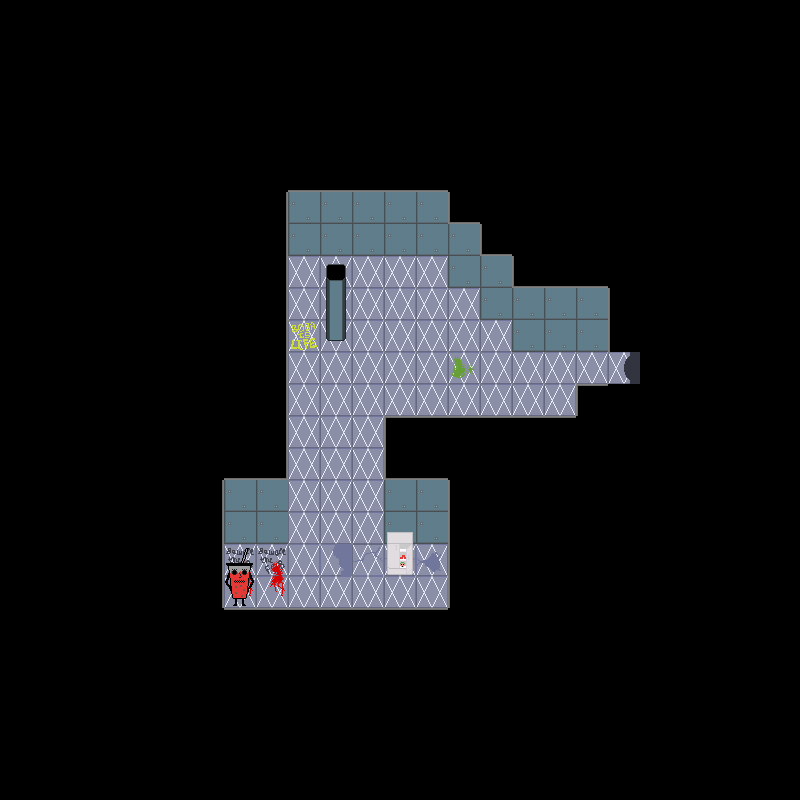

A 2D game scene composited from a Tiled map and its tileset images. What follows is a short description and the map's XML, with every tile layer's data as written:
An orthogonal 25x25 tile map with 32x32 px tiles, 5 tile layers (backgroundLayer, wallLayer, objectLayer, objectAboveLayer, ...), 2 tilesets and 1 object.

<map version="1.2" tiledversion="1.2.3" orientation="orthogonal" renderorder="right-down" width="25" height="25" tilewidth="32" tileheight="32" infinite="0" nextlayerid="7" nextobjectid="2">
 <tileset firstgid="1" name="f2tiles" tilewidth="32" tileheight="32" tilecount="56" columns="8">
  <image source="../../assets/Floor 2/f2spritesheet.png" width="256" height="224" />
 </tileset>
 <tileset firstgid="57" name="f2objs" tilewidth="32" tileheight="32" tilecount="16" columns="4">
  <image source="../../assets/Floor 2/objspritesheet.png" width="128" height="128" />
 </tileset>
 <layer id="1" name="backgroundLayer" width="25" height="25">
  <data encoding="csv">
1,1,1,1,1,1,1,1,1,1,1,1,1,1,1,1,1,1,1,1,1,1,1,1,1,
1,1,1,1,1,1,1,1,1,1,1,1,1,1,1,1,1,1,1,1,1,1,1,1,1,
1,1,1,1,1,1,1,1,1,1,1,1,1,1,1,1,1,1,1,1,1,1,1,1,1,
1,1,1,1,1,1,1,1,1,1,1,1,1,1,1,1,1,1,1,1,1,1,1,1,1,
1,1,1,1,1,1,1,1,1,1,1,1,1,1,1,1,1,1,1,1,1,1,1,1,1,
1,1,1,1,1,1,1,1,1,1,1,1,1,1,1,1,1,1,1,1,1,1,1,1,1,
1,1,1,1,1,1,1,1,1,1,1,1,1,1,1,1,1,1,1,1,1,1,1,1,1,
1,1,1,1,1,1,1,1,1,1,1,1,1,1,1,1,1,1,1,1,1,1,1,1,1,
1,1,1,1,1,1,1,1,1,36,36,36,36,36,1,1,1,1,1,1,1,1,1,1,1,
1,1,1,1,1,1,1,1,1,36,36,36,36,36,36,1,1,1,1,1,1,1,1,1,1,
1,1,1,1,1,1,1,1,1,45,36,36,36,36,36,36,1,1,1,1,1,1,1,1,1,
1,1,1,1,1,1,1,1,1,36,36,36,36,36,44,36,36,36,36,19,1,1,1,1,1,
1,1,1,1,1,1,1,1,1,36,36,36,36,36,36,36,36,36,1,1,1,1,1,1,1,
1,1,1,1,1,1,1,1,1,36,36,36,1,1,1,1,1,1,1,1,1,1,1,1,1,
1,1,1,1,1,1,1,1,1,36,36,36,1,1,1,1,1,1,1,1,1,1,1,1,1,
1,1,1,1,1,1,1,1,1,36,36,36,1,1,1,1,1,1,1,1,1,1,1,1,1,
1,1,1,1,1,1,1,1,1,36,36,36,1,1,1,1,1,1,1,1,1,1,1,1,1,
1,1,1,1,1,1,1,47,47,36,2147483687,1073741866,42,2147483689,1,1,1,1,1,1,1,1,1,1,1,
1,1,1,1,1,1,1,46,46,36,36,36,36,36,1,1,1,1,1,1,1,1,1,1,1,
1,1,1,1,1,1,1,1,1,1,1,1,1,1,1,1,1,1,1,1,1,1,1,1,1,
1,1,1,1,1,1,1,1,1,1,1,1,1,1,1,1,1,1,1,1,1,1,1,1,1,
1,1,1,1,1,1,1,1,1,1,1,1,1,1,1,1,1,1,1,1,1,1,1,1,1,
1,1,1,1,1,1,1,1,1,1,1,1,1,1,1,1,1,1,1,1,1,1,1,1,1,
1,1,1,1,1,1,1,1,1,1,1,1,1,1,1,1,1,1,1,1,1,1,1,1,1,
1,1,1,1,1,1,1,1,1,1,1,1,1,1,1,1,1,1,1,1,1,1,1,1,1
</data>
 </layer>
 <layer id="2" name="wallLayer" width="25" height="25">
  <data encoding="csv">
0,0,0,0,0,0,0,0,0,0,0,0,0,0,0,0,0,0,0,0,0,0,0,0,0,
0,0,0,0,0,0,0,0,0,0,0,0,0,0,0,0,0,0,0,0,0,0,0,0,0,
0,0,0,0,0,0,0,0,0,0,0,0,0,0,0,0,0,0,0,0,0,0,0,0,0,
0,0,0,0,0,0,0,0,0,0,0,0,0,0,0,0,0,0,0,0,0,0,0,0,0,
0,0,0,0,0,0,0,0,0,0,0,0,0,0,0,0,0,0,0,0,0,0,0,0,0,
0,0,0,0,0,0,0,0,1,7,7,7,7,7,1,0,0,0,0,0,0,0,0,0,0,
0,0,0,0,0,0,0,0,5,30,30,30,30,30,3,1,0,0,0,0,0,0,0,0,0,
0,0,0,0,0,0,0,0,5,30,30,30,30,30,30,3,1,0,0,0,0,0,0,0,0,
0,0,0,0,0,0,0,0,5,0,0,0,0,0,30,30,3,7,7,1,0,0,0,0,0,
0,0,0,0,0,0,0,0,5,0,0,0,0,0,0,30,30,30,30,6,0,0,0,0,0,
0,0,0,0,0,0,0,0,5,0,0,0,0,0,0,0,30,30,30,6,1,0,0,0,0,
0,0,0,0,0,0,0,0,5,0,0,0,0,0,0,0,0,0,0,0,1,0,0,0,0,
0,0,0,0,0,0,0,0,5,0,0,0,0,0,0,0,0,0,9,1,1,0,0,0,0,
0,0,0,0,0,0,0,0,5,0,0,0,9,2,2,2,2,2,1,0,0,0,0,0,0,
0,0,0,0,0,0,1,7,4,0,0,0,3,7,1,0,0,0,0,0,0,0,0,0,0,
0,0,0,0,0,0,5,30,30,0,0,0,30,30,6,0,0,0,0,0,0,0,0,0,0,
0,0,0,0,0,0,5,30,30,0,0,0,30,30,6,0,0,0,0,0,0,0,0,0,0,
0,0,0,0,0,0,5,0,0,0,0,0,0,0,6,0,0,0,0,0,0,0,0,0,0,
0,0,0,0,0,0,5,0,0,0,0,0,0,0,6,0,0,0,0,0,0,0,0,0,0,
0,0,0,0,0,0,1,2,2,2,2,2,2,2,1,0,0,0,0,0,0,0,0,0,0,
0,0,0,0,0,0,0,0,0,0,0,0,0,0,0,0,0,0,0,0,0,0,0,0,0,
0,0,0,0,0,0,0,0,0,0,0,0,0,0,0,0,0,0,0,0,0,0,0,0,0,
0,0,0,0,0,0,0,0,0,0,0,0,0,0,0,0,0,0,0,0,0,0,0,0,0,
0,0,0,0,0,0,0,0,0,0,0,0,0,0,0,0,0,0,0,0,0,0,0,0,0,
0,0,0,0,0,0,0,0,0,0,0,0,0,0,0,0,0,0,0,0,0,0,0,0,0
</data>
 </layer>
 <layer id="3" name="objectLayer" width="25" height="25">
  <data encoding="csv">
0,0,0,0,0,0,0,0,0,0,0,0,0,0,0,0,0,0,0,0,0,0,0,0,0,
0,0,0,0,0,0,0,0,0,0,0,0,0,0,0,0,0,0,0,0,0,0,0,0,0,
0,0,0,0,0,0,0,0,0,0,0,0,0,0,0,0,0,0,0,0,0,0,0,0,0,
0,0,0,0,0,0,0,0,0,0,0,0,0,0,0,0,0,0,0,0,0,0,0,0,0,
0,0,0,0,0,0,0,0,0,0,0,0,0,0,0,0,0,0,0,0,0,0,0,0,0,
0,0,0,0,0,0,0,0,0,0,0,0,0,0,0,0,0,0,0,0,0,0,0,0,0,
0,0,0,0,0,0,0,0,0,0,0,0,0,0,0,0,0,0,0,0,0,0,0,0,0,
0,0,0,0,0,0,0,0,0,0,0,0,0,0,0,0,0,0,0,0,0,0,0,0,0,
0,0,0,0,0,0,0,0,0,0,58,0,0,0,0,0,0,0,0,0,0,0,0,0,0,
0,0,0,0,0,0,0,0,0,0,72,0,0,0,0,0,0,0,0,0,0,0,0,0,0,
0,0,0,0,0,0,0,0,0,0,57,0,0,0,0,0,0,0,0,0,0,0,0,0,0,
0,0,0,0,0,0,0,0,0,0,0,0,0,0,0,0,0,0,0,0,0,0,0,0,0,
0,0,0,0,0,0,0,0,0,0,0,0,0,0,0,0,0,0,0,0,0,0,0,0,0,
0,0,0,0,0,0,0,0,0,0,0,0,0,0,0,0,0,0,0,0,0,0,0,0,0,
0,0,0,0,0,0,0,0,0,0,0,0,0,0,0,0,0,0,0,0,0,0,0,0,0,
0,0,0,0,0,0,0,0,0,0,0,0,0,0,0,0,0,0,0,0,0,0,0,0,0,
0,0,0,0,0,0,0,0,0,0,0,0,0,0,0,0,0,0,0,0,0,0,0,0,0,
0,0,0,0,0,0,0,0,0,0,0,0,67,0,0,0,0,0,0,0,0,0,0,0,0,
0,0,0,0,0,0,0,2147483718,0,0,0,0,0,0,0,0,0,0,0,0,0,0,0,0,0,
0,0,0,0,0,0,0,0,0,0,0,0,0,0,0,0,0,0,0,0,0,0,0,0,0,
0,0,0,0,0,0,0,0,0,0,0,0,0,0,0,0,0,0,0,0,0,0,0,0,0,
0,0,0,0,0,0,0,0,0,0,0,0,0,0,0,0,0,0,0,0,0,0,0,0,0,
0,0,0,0,0,0,0,0,0,0,0,0,0,0,0,0,0,0,0,0,0,0,0,0,0,
0,0,0,0,0,0,0,0,0,0,0,0,0,0,0,0,0,0,0,0,0,0,0,0,0,
0,0,0,0,0,0,0,0,0,0,0,0,0,0,0,0,0,0,0,0,0,0,0,0,0
</data>
 </layer>
 <layer id="4" name="objectAboveLayer" width="25" height="25">
  <data encoding="csv">
0,0,0,0,0,0,0,0,0,0,0,0,0,0,0,0,0,0,0,0,0,0,0,0,0,
0,0,0,0,0,0,0,0,0,0,0,0,0,0,0,0,0,0,0,0,0,0,0,0,0,
0,0,0,0,0,0,0,0,0,0,0,0,0,0,0,0,0,0,0,0,0,0,0,0,0,
0,0,0,0,0,0,0,0,0,0,0,0,0,0,0,0,0,0,0,0,0,0,0,0,0,
0,0,0,0,0,0,0,0,0,0,0,0,0,0,0,0,0,0,0,0,0,0,0,0,0,
0,0,0,0,0,0,0,0,0,0,0,0,0,0,0,0,0,0,0,0,0,0,0,0,0,
0,0,0,0,0,0,0,0,0,0,0,0,0,0,0,0,0,0,0,0,0,0,0,0,0,
0,0,0,0,0,0,0,0,0,0,0,0,0,0,0,0,0,0,0,0,0,0,0,0,0,
0,0,0,0,0,0,0,0,0,0,0,0,0,0,0,0,0,0,0,0,0,0,0,0,0,
0,0,0,0,0,0,0,0,0,0,0,0,0,0,0,0,0,0,0,0,0,0,0,0,0,
0,0,0,0,0,0,0,0,0,0,0,0,0,0,0,0,0,0,0,0,0,0,0,0,0,
0,0,0,0,0,0,0,0,0,0,0,0,0,0,0,0,0,0,0,0,0,0,0,0,0,
0,0,0,0,0,0,0,0,0,0,0,0,0,0,0,0,0,0,0,0,0,0,0,0,0,
0,0,0,0,0,0,0,0,0,0,0,0,0,0,0,0,0,0,0,0,0,0,0,0,0,
0,0,0,0,0,0,0,0,0,0,0,0,0,0,0,0,0,0,0,0,0,0,0,0,0,
0,0,0,0,0,0,0,0,0,0,0,0,0,0,0,0,0,0,0,0,0,0,0,0,0,
0,0,0,0,0,0,0,0,0,0,0,0,63,0,0,0,0,0,0,0,0,0,0,0,0,
0,0,0,0,0,0,0,2147483719,0,0,0,0,0,0,0,0,0,0,0,0,0,0,0,0,0,
0,0,0,0,0,0,0,0,0,0,0,0,0,0,0,0,0,0,0,0,0,0,0,0,0,
0,0,0,0,0,0,0,0,0,0,0,0,0,0,0,0,0,0,0,0,0,0,0,0,0,
0,0,0,0,0,0,0,0,0,0,0,0,0,0,0,0,0,0,0,0,0,0,0,0,0,
0,0,0,0,0,0,0,0,0,0,0,0,0,0,0,0,0,0,0,0,0,0,0,0,0,
0,0,0,0,0,0,0,0,0,0,0,0,0,0,0,0,0,0,0,0,0,0,0,0,0,
0,0,0,0,0,0,0,0,0,0,0,0,0,0,0,0,0,0,0,0,0,0,0,0,0,
0,0,0,0,0,0,0,0,0,0,0,0,0,0,0,0,0,0,0,0,0,0,0,0,0
</data>
 </layer>
 <objectgroup id="5" name="doorLayer">
  <object id="1" gid="24" x="608" y="384" width="32" height="32">
   <properties>
    <property name="door" value="right" />
   </properties>
  </object>
 </objectgroup>
 <layer id="6" name="aboveLayer" width="25" height="25">
  <data encoding="csv">
0,0,0,0,0,0,0,0,0,0,0,0,0,0,0,0,0,0,0,0,0,0,0,0,0,
0,0,0,0,0,0,0,0,0,0,0,0,0,0,0,0,0,0,0,0,0,0,0,0,0,
0,0,0,0,0,0,0,0,0,0,0,0,0,0,0,0,0,0,0,0,0,0,0,0,0,
0,0,0,0,0,0,0,0,0,0,0,0,0,0,0,0,0,0,0,0,0,0,0,0,0,
0,0,0,0,0,0,0,0,0,0,0,0,0,0,0,0,0,0,0,0,0,0,0,0,0,
0,0,0,0,0,0,0,0,0,0,0,0,0,0,0,0,0,0,0,0,0,0,0,0,0,
0,0,0,0,0,0,0,0,0,0,0,0,0,0,0,0,0,0,0,0,0,0,0,0,0,
0,0,0,0,0,0,0,0,0,0,0,0,0,0,0,0,0,0,0,0,0,0,0,0,0,
0,0,0,0,0,0,0,0,0,0,0,0,0,0,0,0,0,0,0,0,0,0,0,0,0,
0,0,0,0,0,0,0,0,0,0,0,0,0,0,0,0,0,0,0,0,0,0,0,0,0,
0,0,0,0,0,0,0,0,0,0,0,0,0,0,0,0,0,0,0,0,0,0,0,0,0,
0,0,0,0,0,0,0,0,0,0,0,0,0,0,0,0,0,0,0,0,0,0,0,0,0,
0,0,0,0,0,0,0,0,0,0,0,0,0,0,0,0,0,0,0,0,0,0,0,0,0,
0,0,0,0,0,0,0,0,0,0,0,0,0,0,0,0,0,0,0,0,0,0,0,0,0,
0,0,0,0,0,0,0,0,0,0,0,0,0,0,0,0,0,0,0,0,0,0,0,0,0,
0,0,0,0,0,0,0,0,0,0,0,0,0,0,0,0,0,0,0,0,0,0,0,0,0,
0,0,0,0,0,0,0,0,0,0,0,0,0,0,0,0,0,0,0,0,0,0,0,0,0,
0,0,0,0,0,0,0,0,0,0,0,0,0,0,0,0,0,0,0,0,0,0,0,0,0,
0,0,0,0,0,0,0,0,0,0,0,0,0,0,0,0,0,0,0,0,0,0,0,0,0,
0,0,0,0,0,0,0,0,0,0,0,0,0,0,0,0,0,0,0,0,0,0,0,0,0,
0,0,0,0,0,0,0,0,0,0,0,0,0,0,0,0,0,0,0,0,0,0,0,0,0,
0,0,0,0,0,0,0,0,0,0,0,0,0,0,0,0,0,0,0,0,0,0,0,0,0,
0,0,0,0,0,0,0,0,0,0,0,0,0,0,0,0,0,0,0,0,0,0,0,0,0,
0,0,0,0,0,0,0,0,0,0,0,0,0,0,0,0,0,0,0,0,0,0,0,0,0,
0,0,0,0,0,0,0,0,0,0,0,0,0,0,0,0,0,0,0,0,0,0,0,0,0
</data>
 </layer>
</map>
